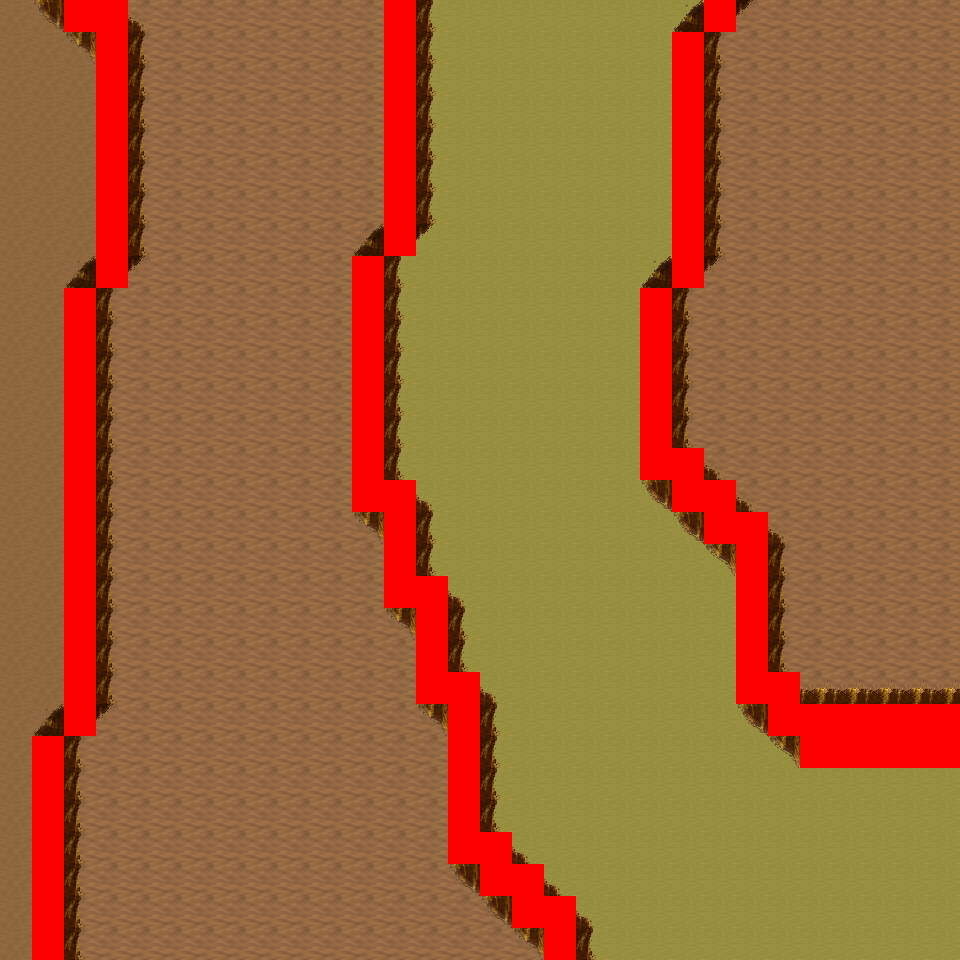

Tiled map render using the project's own tile images. Description and the map definition, with tile-layer contents summarised, below:
An orthogonal 30x30 tile map with 32x32 px tiles, 6 tile layers (Ground, Object, Object2, Above, ...), 14 tilesets and 10 objects (10x mapExit).

<map version="1.0" orientation="orthogonal" renderorder="right-down" width="30" height="30" tilewidth="32" tileheight="32" nextobjectid="11">
  <tileset firstgid="1" name="tileset_logic_collision" tilewidth="32" tileheight="32" tilecount="1" columns="1">
    <image source="../drawable/tileset_logic_collision.png" width="32" height="32" />
  </tileset>
  <tileset firstgid="2" name="tileset_ground_ground" tilewidth="32" tileheight="32" tilecount="33" columns="3">
    <image source="../drawable/tileset_ground_ground.png" width="96" height="352" />
  </tileset>
  <tileset firstgid="35" name="tileset_ground_ridge_earth_pale" tilewidth="32" tileheight="32" tilecount="96" columns="12">
    <image source="../drawable/tileset_ground_ridge_earth_pale.png" width="384" height="256" />
  </tileset>
  <tileset firstgid="131" name="tileset_ground_ridge_earth_dark" tilewidth="32" tileheight="32" tilecount="96" columns="12">
    <image source="../drawable/tileset_ground_ridge_earth_dark.png" width="384" height="256" />
  </tileset>
  <tileset firstgid="227" name="tileset_terrain_desert" tilewidth="32" tileheight="32" tilecount="88" columns="8">
    <image source="../drawable/tileset_terrain_desert.png" width="256" height="352" />
  </tileset>
  <tileset firstgid="315" name="tileset_plant_tree_tree_darkgreen" tilewidth="32" tileheight="32" tilecount="88" columns="8">
    <image source="../drawable/tileset_plant_tree_tree_darkgreen.png" width="256" height="352" />
  </tileset>
  <tileset firstgid="403" name="tileset_building_tan_building" tilewidth="32" tileheight="32" tilecount="24" columns="4">
    <image source="../drawable/tileset_building_tan_building.png" width="128" height="192" />
  </tileset>
  <tileset firstgid="427" name="tileset_plant_cactus_2" tilewidth="32" tileheight="32" tilecount="10" columns="5">
    <image source="../drawable/tileset_plant_cactus_2.png" width="160" height="64" />
  </tileset>
  <tileset firstgid="437" name="tileset_ground_sand_2" tilewidth="32" tileheight="32" tilecount="15" columns="5">
    <image source="../drawable/tileset_ground_sand_2.png" width="160" height="96" />
  </tileset>
  <tileset firstgid="452" name="tileset_object_stone_well" tilewidth="32" tileheight="32" tilecount="6" columns="2">
    <image source="../drawable/tileset_object_stone_well.png" width="64" height="96" />
  </tileset>
  <tileset firstgid="458" name="tileset_plant_tree_banana_tree" tilewidth="32" tileheight="32" tilecount="40" columns="4">
    <image source="../drawable/tileset_plant_tree_banana_tree.png" width="128" height="320" />
  </tileset>
  <tileset firstgid="498" name="tileset_ground_sand_edges" tilewidth="32" tileheight="32" tilecount="15" columns="5">
    <image source="../drawable/tileset_ground_sand_edges.png" width="160" height="96" />
  </tileset>
  <tileset firstgid="513" name="tileset_building_window_window_centered" tilewidth="32" tileheight="32" tilecount="1" columns="1">
    <image source="../drawable/tileset_building_window_window_centered.png" width="32" height="32" />
  </tileset>
  <tileset firstgid="514" name="tileset_building_door_closed" tilewidth="32" tileheight="32" tilecount="1" columns="1">
    <image source="../drawable/tileset_building_door_closed.png" width="32" height="32" />
  </tileset>
  <layer name="Ground" width="30" height="30">
    <data>[900 cells, 900 non-empty, 3 distinct tile ids]</data>
  </layer>
  <layer name="Object" width="30" height="30">
    <data>[900 cells, 208 non-empty, 14 distinct tile ids]</data>
  </layer>
  <layer name="Object2" width="30" height="30">
    <data>[900 cells, 0 non-empty, 0 distinct tile ids]</data>
  </layer>
  <layer name="Above" width="30" height="30">
    <data>[900 cells, 0 non-empty, 0 distinct tile ids]</data>
  </layer>
  <layer name="Above2" width="30" height="30">
    <data>[900 cells, 0 non-empty, 0 distinct tile ids]</data>
  </layer>
  <layer name="Walkable" width="30" height="30">
    <data>[900 cells, 104 non-empty, 1 distinct tile ids]</data>
  </layer>
  <objectgroup name="MapEvents">
    <object id="1" name="north" type="mapExit" x="0" y="0" width="64" height="32">
      <properties>
        <property name="map" value="level_0_x1_y146" />
        <property name="x" value="0" />
        <property name="y" value="28" />
      </properties>
    </object>
    <object id="2" name="north2" type="mapExit" x="128" y="0" width="256" height="32">
      <properties>
        <property name="map" value="level_0_x1_y146" />
        <property name="x" value="4" />
        <property name="y" value="28" />
      </properties>
    </object>
    <object id="3" name="north3" type="mapExit" x="416" y="0" width="288" height="32">
      <properties>
        <property name="map" value="level_0_x1_y146" />
        <property name="x" value="13" />
        <property name="y" value="28" />
      </properties>
    </object>
    <object id="4" name="north4" type="mapExit" x="736" y="0" width="224" height="32">
      <properties>
        <property name="map" value="level_0_x1_y146" />
        <property name="x" value="23" />
        <property name="y" value="28" />
      </properties>
    </object>
    <object id="5" name="south" type="mapExit" x="0" y="928" width="32" height="32">
      <properties>
        <property name="map" value="level_0_x1_y148" />
        <property name="x" value="0" />
        <property name="y" value="1" />
      </properties>
    </object>
    <object id="6" name="south2" type="mapExit" x="64" y="928" width="480" height="32">
      <properties>
        <property name="map" value="level_0_x1_y148" />
        <property name="x" value="2" />
        <property name="y" value="1" />
      </properties>
    </object>
    <object id="7" name="south3" type="mapExit" x="576" y="928" width="384" height="32">
      <properties>
        <property name="map" value="level_0_x1_y148" />
        <property name="x" value="18" />
        <property name="y" value="1" />
      </properties>
    </object>
    <object id="8" name="west" type="mapExit" x="0" y="0" width="32" height="960">
      <properties>
        <property name="map" value="level_0_x0_y147" />
        <property name="x" value="28" />
        <property name="y" value="0" />
      </properties>
    </object>
    <object id="9" name="east" type="mapExit" x="928" y="0" width="32" height="704">
      <properties>
        <property name="map" value="level_0_x2_y147" />
        <property name="x" value="1" />
        <property name="y" value="0" />
      </properties>
    </object>
    <object id="10" name="east2" type="mapExit" x="928" y="768" width="32" height="192">
      <properties>
        <property name="map" value="level_0_x2_y147" />
        <property name="x" value="1" />
        <property name="y" value="24" />
      </properties>
    </object>
  </objectgroup>
</map>
